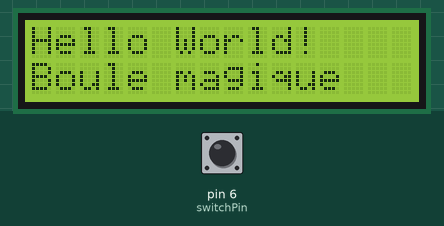
The program below on a simulated Arduino Uno, built with avr-gcc and run on an emulated ATmega328P. On the bench: 16×2 character LCD. The test bench sets the inputs (shaded band); at power-on: pin 6 (switchPin) LOW. Random numbers use the default seed unless the program sets one.

Above: at 1.2 s.
1.3 s: pin 6 (switchPin) pulled HIGH for 0.15 s
At 2.2 s:
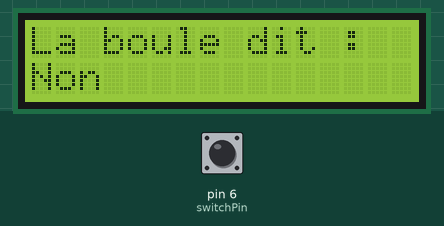
2.9 s: pin 6 (switchPin) pulled HIGH for 1 s
At 4.7 s:
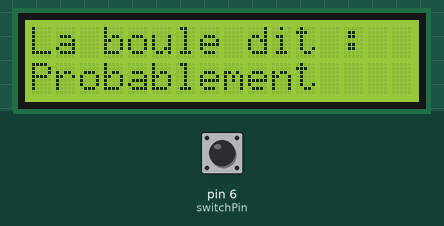
5.4 s: pin 6 (switchPin) pulsed HIGH 5 times (0.12 s each, 0.3 s apart)
At 7.3 s:
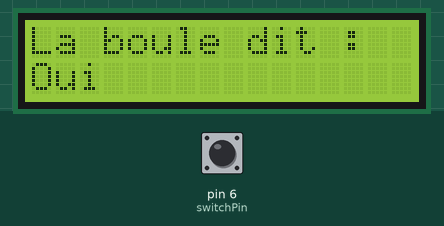
8.4 s: pin 6 (switchPin) pulled HIGH for 0.15 s
At 8.8 s:
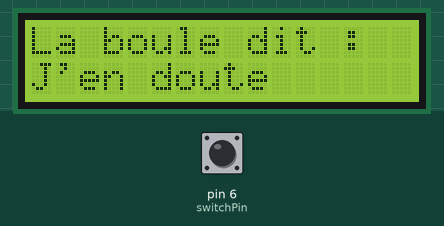
10.0 s: pin 6 (switchPin) pulled HIGH for 3.2 s
At 14.2 s:
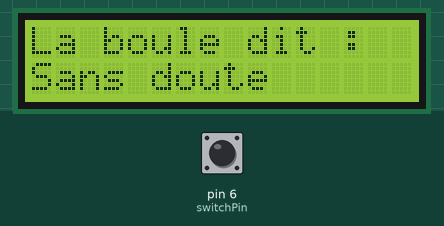
14.7 s: pin 6 (switchPin) pulled HIGH for 0.15 s
At 16.0 s:
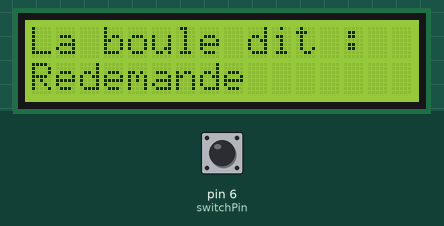
Timing chart, 0 to 17.3 s (numbered marks = the images above; inputs shaded):
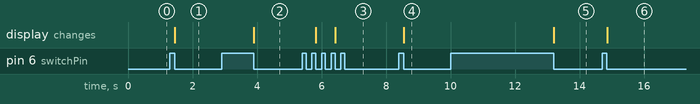

The program:

main.cpp
```cpp
#include <Arduino.h>
#include <LiquidCrystal.h>
#include <Wire.h>

LiquidCrystal lcd(12, 11, 5, 4, 3, 2);

const int switchPin = 6;
int switchState = 0;
int prevSwitchState = 0;
int reply;

void setup(){
  lcd.begin(16, 2);
  pinMode(switchPin, INPUT);
  lcd.print("Hello World!");
  lcd.setCursor(0, 1);
  lcd.print("Boule magique");
}

void loop(){
  switchState = digitalRead(switchPin);
  if(switchState != prevSwitchState){
    if(switchState == LOW){
      reply = random(8);
      lcd.clear();
      lcd.setCursor(0, 0);
      lcd.print("La boule dit : ");
      lcd.setCursor(0, 1);
      switch(reply){
        case 0:
          lcd.print("Oui");
          break;
        case 1:
          lcd.print("Probablement");
          break;
        case 2:
          lcd.print("Certainement");
          break;
        case 3:
          lcd.print("Sans doute");
          break;
        case 4:
          lcd.print("Pas sur");
          break;
        case 5:
          lcd.print("Redemande");
          break;
        case 6:
          lcd.print("J'en doute");
          break;
        case 7:
          lcd.print("Non");
          break;
      }
    }
  }
  prevSwitchState = switchState;
}
```

Measured:
- after the input at 1.3 s, the display: changes after 0.15 s (image 1)
- after the input at 2.9 s, the display: changes after 1.0 s (image 2)
- after the input at 5.4 s, the display: first changes after 0.43 s (image 3 shows a later state)
- after the input at 8.4 s, the display: changes after 0.16 s (image 4)
- after the input at 10.0 s, the display: changes after 3.2 s (image 5)
- after the input at 14.7 s, the display: changes after 0.16 s (image 6)
